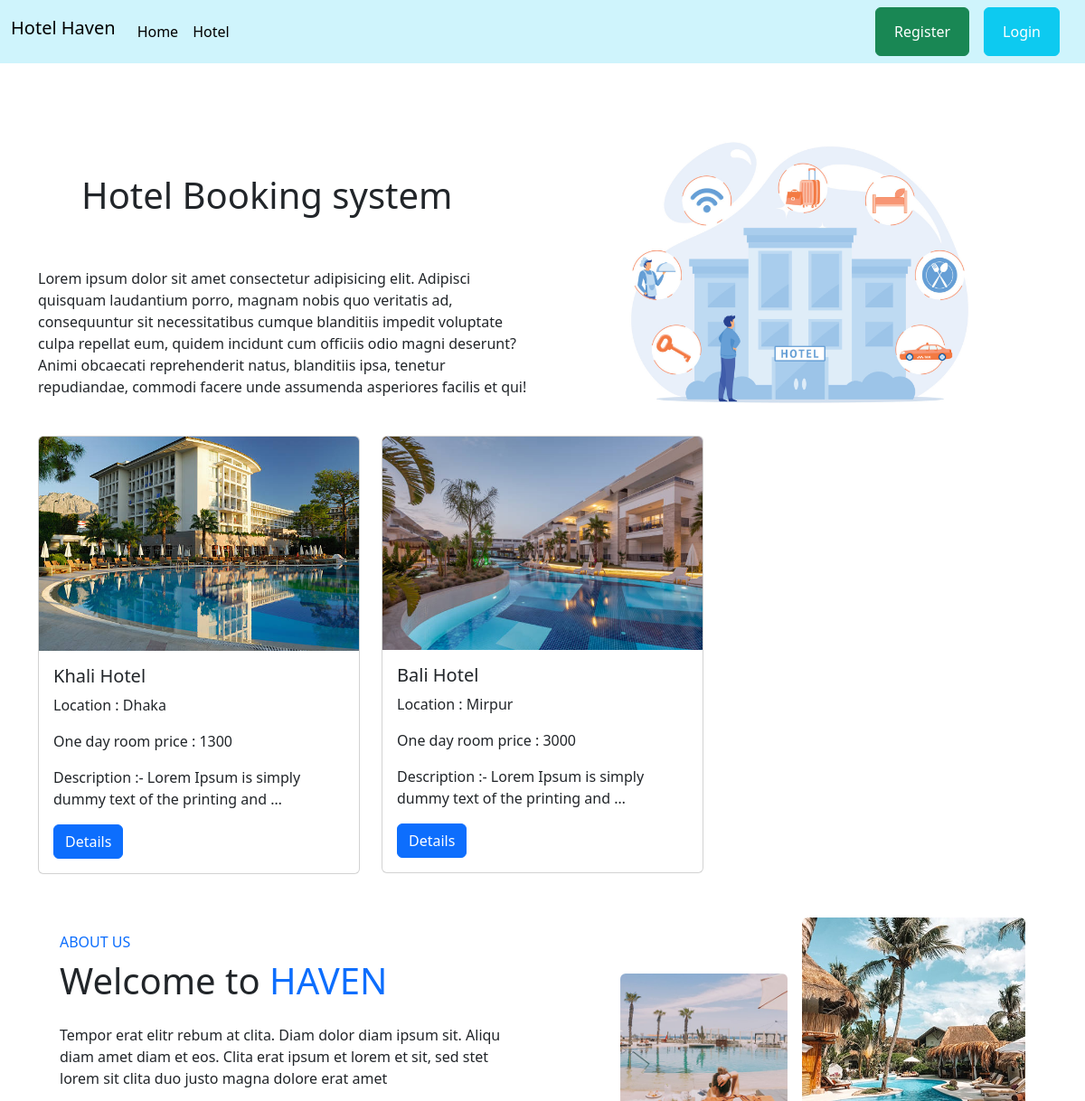
The app's page / (upper part), older data.
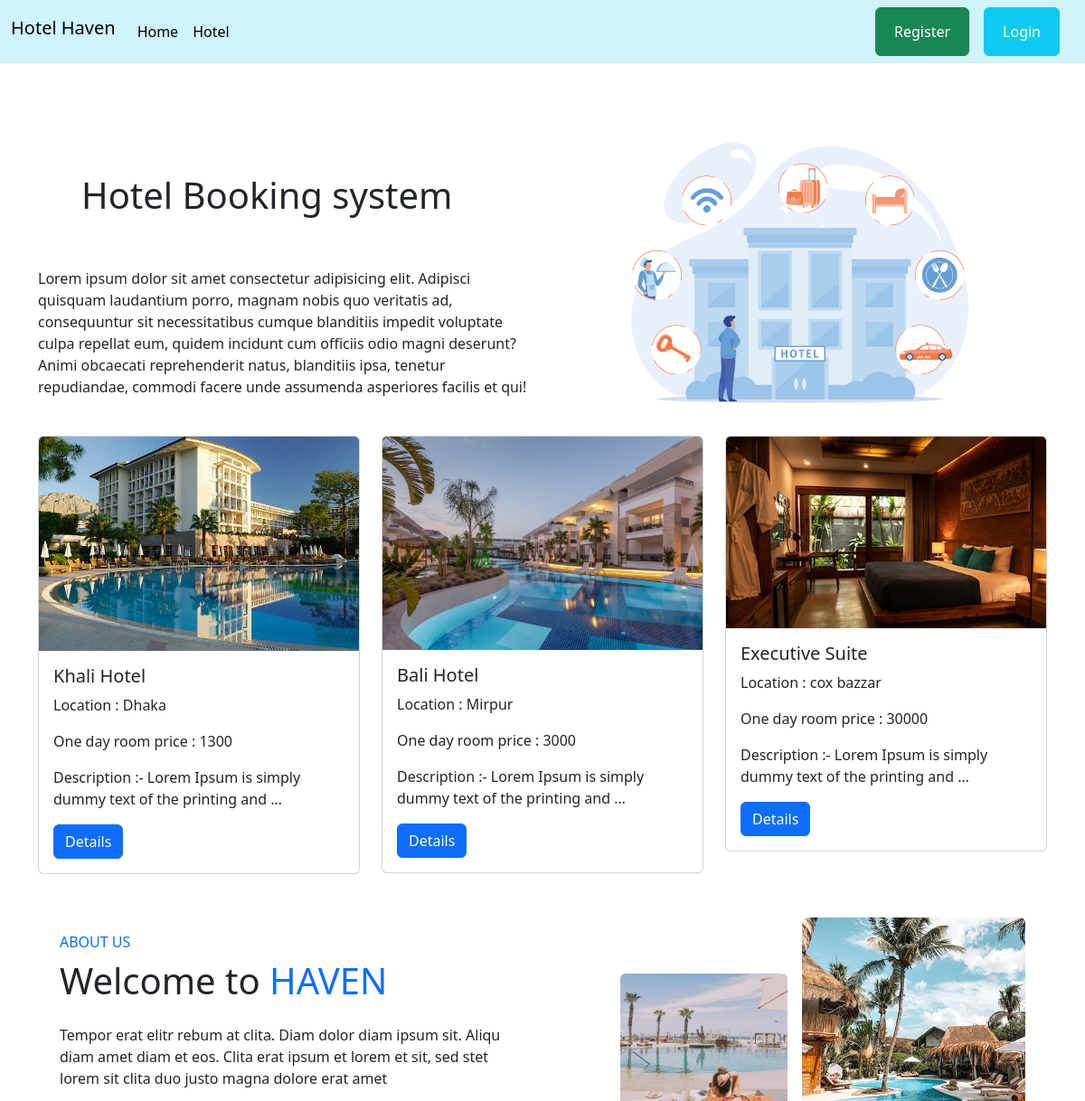
The same page, newer data.
### hotel/models.py (models this page shows)
class HotelModel(models.Model):
    hotel_name = models.CharField(max_length=100)
    location = models.CharField(max_length=200)
    fee = models.IntegerField()
    description = models.TextField()
    image = models.ImageField(upload_to='hotel/images/')
    category = models.ForeignKey(CategoryModel, on_delete=models.CASCADE,null=True, blank=True)

### core/views.py (the view)
# urls.py: path('', views.homeview, name='home'),
def homeview(request):
    data = HotelModel.objects.all()
    return render(request, 'index.html', {'data':data})

### core/templates/index.html (shortened to what this page needs)
{% extends "base.html" %} {% load static %}  {% block content %}
<div class="container mb-5">
  <div class="row mt-5 d-flex align-items-center">
    <div class="col-6">
      <h1 class="p-5">Hotel Booking system</h1>
      <p>
        Lorem ipsum dolor sit amet consectetur adipisicing elit. Adipisci
        quisquam laudantium porro, magnam nobis quo veritatis ad, consequuntur
        sit necessitatibus cumque blanditiis impedit voluptate culpa repellat
        eum, quidem incidunt cum officiis odio magni deserunt? Animi obcaecati
        reprehenderit natus, blanditiis ipsa, tenetur repudiandae, commodi
        facere unde assumenda asperiores facilis et qui!
      </p>
    </div>
    <div class="col-6 ml-3">
      <img class="img-fluid" src="{% static "hotel.jpg" %}" alt="banar">
    </div>
  </div>
  <div class="row row-cols-1 row-cols-md-3 g-4">
    {% for i in data|slice:":3" %}
    <div class="col">
      <div class="card">
        <img src="{{i.image.url}}" class="card-img-top" alt="..." />
        <div class="card-body">
          <h5 class="card-title">{{i.hotel_name}}</h5>
          <p>Location : {{i.location}}</p>
          <p>One day room price : {{i.fee}}</p>
          <p class="card-text">
            Description :- {{i.description | truncatewords:10}}
          </p>
          <a class="btn btn-primary" href="{% url 'details' i.id %}">Details</a>
        </div>
      </div>
    </div>
    {% endfor %}
  </div>
  {% include "about.html" %}
</div>
{% endblock content %}

Row changes from the older to the newer data that the page shows:
added HotelModel: image (picture), hotel_name "Executive Suite", location "cox bazzar", fee "30000", description "Lorem Ipsum is simply dummy text of the printing and …"
